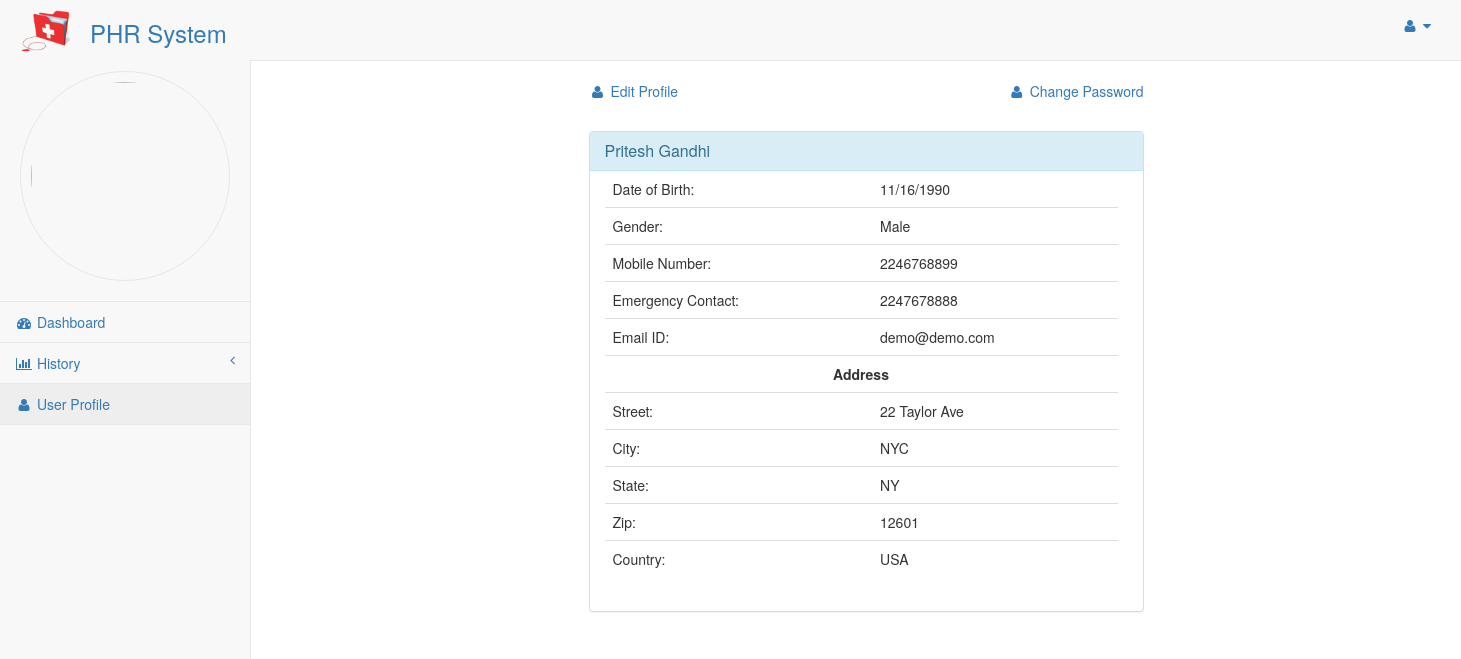
/pages/userprofile.php (signed in), run on the app's committed database.
### tables this page shows
CREATE TABLE `tbl_users` (
  `pid` int(4) NOT NULL,
  `FirstName` varchar(30) NOT NULL,
  `LastName` varchar(30) NOT NULL,
  `DOB` date NOT NULL,
  `Gender` varchar(30) NOT NULL,
  `profileimage` varchar(300) NOT NULL,
  `MobileNumber` decimal(10,0) NOT NULL,
  `EmergencyContact` decimal(10,0) NOT NULL,
  `EmailId` varchar(30) NOT NULL,
  `Password` varchar(30) NOT NULL,
  `Street` varchar(30) NOT NULL,
  `City` varchar(30) NOT NULL,
  `State` varchar(30) NOT NULL,
  `Zip` int(5) NOT NULL,
  `Country` varchar(30) NOT NULL
);

### pages/userprofile.php (the view, shortened to what this page needs)
<?php include("connection.php"); ?>
<!DOCTYPE html>
<html lang="en">
<head>
    <link href="../bower_components/bootstrap/dist/css/bootstrap.min.css" rel="stylesheet">
    <link href="../bower_components/metisMenu/dist/metisMenu.min.css" rel="stylesheet">
    <link href="../dist/css/timeline.css" rel="stylesheet">
    <link href="../dist/css/sb-admin-2.css" rel="stylesheet">
    <link href="../bower_components/morrisjs/morris.css" rel="stylesheet">
    <link href="../bower_components/font-awesome/css/font-awesome.min.css" rel="stylesheet" type="text/css">
    <link rel="stylesheet" href="../css/animate.css">
    <link href="../css/avatar.css" rel="stylesheet">
</head>
<?php
    $username = "";
    $pid = $_SESSION["pid"];
   $sqlProfile ="SELECT *,DATE_FORMAT(dob, '%m/%d/%Y')  FROM tbl_users WHERE pid = $pid ";
            $results = $conn->query($sqlProfile);
        if(!$results)
        {
            echo "Sorry!! Information not found";
        }
        else
        {
            $row = $results->fetch_row();
            $username = $row[1]." ".$row[2];
            $dob = $row[15];
            $gender = $row[4];
            $MobileNumber = $row[6];
            $EmergencyContact = $row[7];
            $EmailId = $row[8];
            $Street = $row[10];
            $City = $row[11];
            $State = $row[12];
            $Zip = $row[13];
            $Country = $row[14];
          }
?>
<body>
    <div id="wrapper">
         <nav class="navbar navbar-default navbar-static-top" role="navigation" style="margin-bottom: 0">
            <div class="navbar-header">
                <a href="index.php" style="margin-left:20px;">
                    <img src="../img/icon1.png" style="margin-top:10px;" width="50" height="50"  />
                    <h1 style="margin-left:20px;float:right;" >PHR System</h1>
                </a>
            </div>
            <ul class="nav navbar-top-links navbar-right">
                <li class="dropdown">
                    <a class="dropdown-toggle" data-toggle="dropdown" href="#">
                        <i class="fa fa-user fa-fw"></i>  <i class="fa fa-caret-down"></i>
                    </a>
                </li>
            </ul>
            <div class="navbar-default sidebar" role="navigation">
                <div class="sidebar-nav navbar-collapse">
                    <ul class="nav" id="side-menu">
                        <li>
                            <div class="profile-avatar">
                                <img class="img-responsive" src=<?php echo $_SESSION["avatarpath"]; ?> alt="profile picture">
                            </div>
                        </li>
                        <li>
                            <a href="index.php"><i class="fa fa-dashboard fa-fw"></i> Dashboard</a>
                        </li>
                        <li>
                            <a href="#"><i class="fa fa-bar-chart-o fa-fw"></i> History<span id="arrow" class="fa fa-angle-left" style="float:right;"></span></a>
                        </li>
                        <li>
                            <a href="userprofile.php"><i class="fa fa-user fa-fw"></i> User Profile</a>
                        </li>
                    </ul>
                </div>
            </div>
        </nav>
        <div id="page-wrapper" class="site-header animated fadeIn">
            <div class="row">
                <div class="col-lg-12">
    <div class="container">
      <div class="row">
      <div class="col-md-6  toppad  pull-center col-md-offset-3 ">
           <a href="editUserProfile.php"> <i class="fa fa-user fa-fw"></i> Edit Profile</a>
           <a class="pull-right" href="changePassword.php"> <i class="fa fa-user fa-fw"></i> Change Password</a>
       <br>
      </div>
        <div class="col-xs-12 col-sm-12 col-md-6 col-lg-6 col-xs-offset-0 col-sm-offset-0 col-md-offset-3 col-lg-offset-3 toppad" >
          <div class="panel panel-info">
            <div class="panel-heading">
              <h3 class="panel-title"><?php echo $username ?></h3>
            </div>
            <div style="padding-left:30px;height:440px">
              <div class="row" style="margin-right:25px">
                <div>
                  <table class="table table-user-information">
                    <tbody style="overflow-y: hidden;position:relative">
                      <tr>
                        <td style="border-top:0">Date of Birth:</td>
                        <td style="border-top:0"> <?php echo $dob ?> </td>
                      </tr>
                      <tr>
                        <td>Gender:</td>
                        <td> <?php echo $gender ?> </td>
                      </tr>
                      <tr>
                        <td>Mobile Number:</td>
                        <td> <?php echo $MobileNumber ?> </td>
                      </tr>
                      <tr>
                        <td>Emergency Contact:</td>
                        <td> <?php echo $EmergencyContact ?> </td>
                      </tr>
                      <tr>
                        <td>Email ID:</td>
                        <td> <?php echo $EmailId ?></td>
                      </tr>
                      <tr>
                        <td colspan="2" style="text-align:center;font-weight:bold">Address</td>
                      </tr>
                      <tr>
                        <td>Street:</td>
                        <td><?php echo $Street ?> </td>
                      </tr>
                      <tr>
                        <td>City:</td>
                        <td> <?php echo $City ?> </td>
                      </tr>
                      <tr>
                        <td>State:</td>
                        <td> <?php echo $State ?> </td>
                      </tr>
                      <tr>
                        <td>Zip:</td>
                        <td> <?php echo $Zip ?></td>
                      </tr>
                      <tr>
                        <td>Country:</td>
                        <td> <?php echo $Country ?> </td>
                      </tr>
                    </tbody>
                  </table>
                </div>
              </div>
            </div>
          </div>
        </div>
      </div>
    </div>
                </div>
            </div>
        </div>
    </div>
</body>
</html>

### css/avatar.css (style rules this page uses)
.profile-avatar img { border-radius: 50%; border: 1px solid #e7e7e2; padding:10px; margin:20px; height:210px; width:210px; }
.toppad { margin-top:20px; }
h1 { font-size: x-large; }

### data on the page
tbl_users: username "Pritesh Gandhi", Gender "Male", MobileNumber "2246768899", EmergencyContact "2247678888", EmailId "demo@demo.com", Street "22 Taylor Ave", City "NYC", State "NY", Zip "12601", Country "USA"

### other printed values
$dob "11/16/1990"
